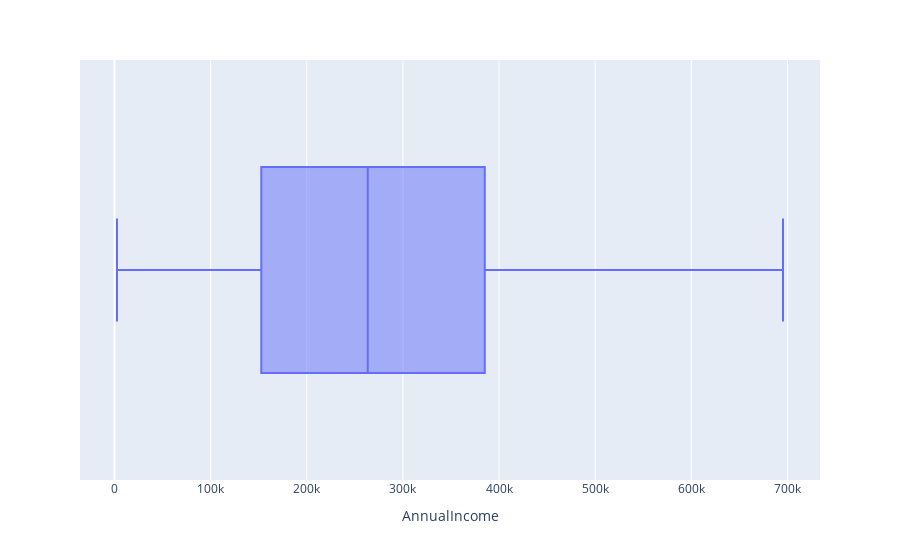

Notebook cell for this chart:
### Code cell
df_box_plot_ai = px.box(df, x = 'AnnualIncome')
df_box_plot_ai.show()

### Figure 1 — Plotly figure (JSON) as saved in the notebook; plotly's stock layout.template omitted (floating-point values rounded to 4 significant figures; data arrays with more than 128 entries replaced by an {"elided": "..."} marker saying what was removed)
{"data": [{"alignmentgroup": "True", "hovertemplate": "AnnualIncome=%{x}<extra></extra>", "legendgroup": "", "marker": {"color": "#636efa"}, "name": "", "notched": false, "offsetgroup": "", "orientation": "h", "showlegend": false, "type": "box", "x": {"elided": "200 float values"}, "x0": " ", "xaxis": "x", "y0": " ", "yaxis": "y"}], "layout": {"boxmode": "group", "legend": {"tracegroupgap": 0}, "margin": {"t": 60}, "xaxis": {"anchor": "y", "domain": [0, 1], "title": {"text": "AnnualIncome"}}, "yaxis": {"anchor": "x", "domain": [0, 1]}}}
